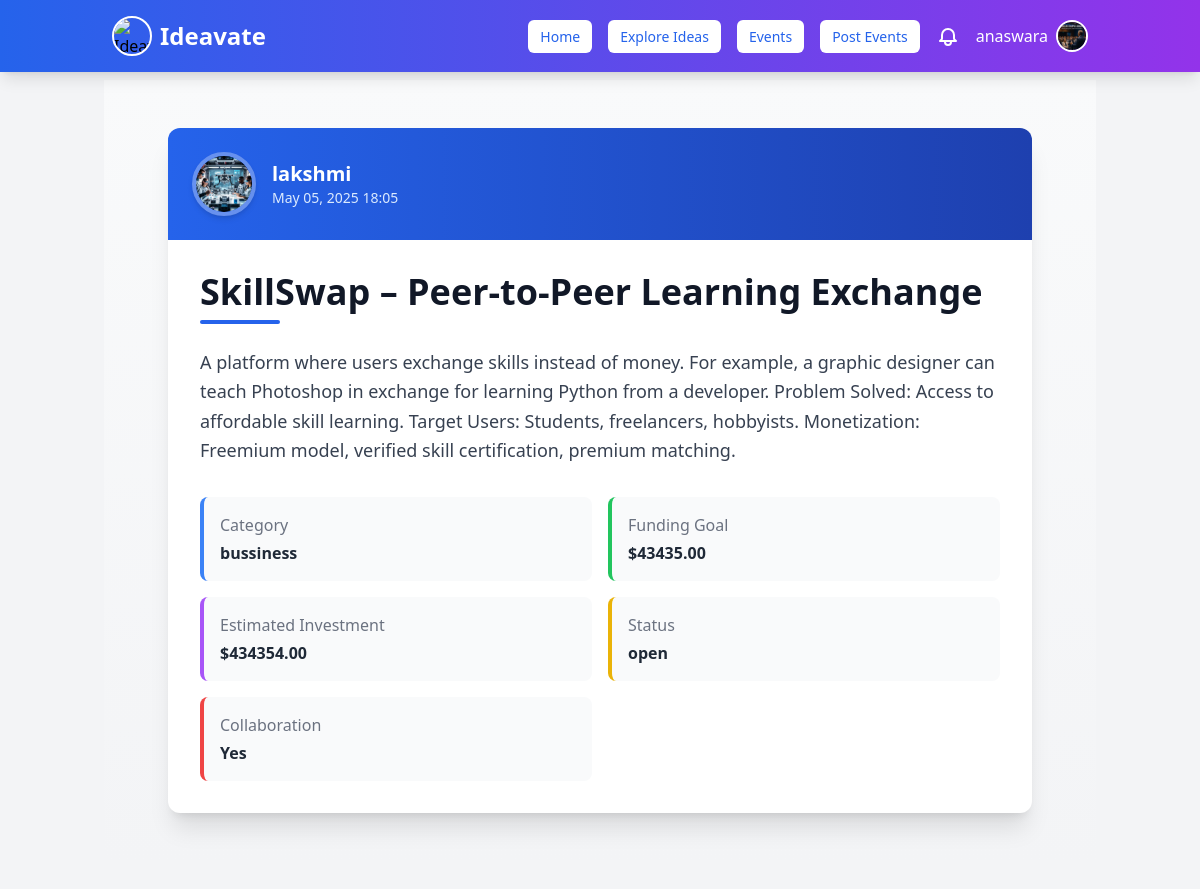
The page /ideas/39/ (signed in) on the database its author committed.
### myapp/models.py (models this page shows, shortened)
class User(AbstractUser):
    is_user = models.BooleanField(default=False)
    is_organization = models.BooleanField(default=False)
    groups = models.ManyToManyField(Group, related_name="custom_user_groups", blank=True)
    user_permissions = models.ManyToManyField(Permission, related_name="custom_user_permissions", blank=True)

class OrganizationProfile(models.Model):
    user = models.OneToOneField(User, on_delete=models.CASCADE, related_name="organization_profile")
    company_name = models.CharField(max_length=255, unique=True)
    description = models.TextField(blank=True, null=True)
    job_title = models.CharField(max_length=255)  # Role of the user in the company
    profile_picture = models.ImageField(upload_to="organization_profiles/", blank=True, null=True)
    class Meta:
        verbose_name = "Organization_Profile"
        verbose_name_plural = "Organization_Profiles"

class Idea(models.Model):
    user = models.ForeignKey(User, on_delete=models.CASCADE, related_name="ideas")
    idea_name = models.CharField(max_length=100)
    description = models.TextField(blank=True)
    category = models.CharField(max_length=100, blank=True, null=True)  # Example: Tech, Health, AI
    funding_goal = models.DecimalField(max_digits=10, decimal_places=2, null=True, blank=True)
    estimated_investment = models.DecimalField(max_digits=10, decimal_places=2, null=True, blank=True)
    collaboration = models.BooleanField(default=False)
    status = models.CharField(
        max_length=20,
        choices=[("open", "Open for Investment"), ("progress", "In Progress"), ("completed", "Completed")],
        default="open"
    )
    created_at = models.DateTimeField(auto_now_add=True)  # Timestamp when idea is posted
    updated_at = models.DateTimeField(auto_now=True)  # Timestamp when idea is modified
    class Meta:
        verbose_name = "Idea"
        verbose_name_plural = "Ideas"
        ordering = ["-created_at"]  # Show newest ideas first

class UserProfile(models.Model):
    user = models.OneToOneField(User, on_delete=models.CASCADE, related_name="user_profile")
    profession = models.CharField(max_length=255, blank=True, null=True)  # Example: Entrepreneur, Developer
    expertise = models.CharField(max_length=255, blank=True, null=True)  # Example: AI, Marketing, FinTech
    bio = models.TextField(blank=True, null=True)  # Short user description
    profile_picture = models.ImageField(upload_to="profile_pics/", blank=True, null=True)
    class Meta:
        verbose_name = "User Profile"
        verbose_name_plural = "User Profiles"

### myapp/views.py (the view)
# urls.py: path('ideas/<int:idea_id>/', views.idea_detail, name='idea_detail'),
@login_required(login_url='signin')
def idea_detail(request, idea_id):
    idea = get_object_or_404(Idea, id=idea_id)
    return render(request, "idea_detail.html", {"idea": idea})

### templates/idea_detail.html (shortened to what this page needs)
{% extends "navbar.html" %}
{% block content %}
<section class="py-12 bg-gradient-to-b from-gray-50 to-gray-100">
  <div class="container mx-auto max-w-4xl px-4">
    <div class="bg-white rounded-xl shadow-xl overflow-hidden transition-all duration-300 hover:shadow-2xl">
      <div class="bg-gradient-to-r from-blue-600 to-blue-800 p-6 flex items-center">
        <div class="relative">
          <a href="{% url 'user_profile' idea.user.username %}">
            {% if idea.user.user_profile.profile_picture %}
              <img src="{{ idea.user.user_profile.profile_picture.url }}"
                   alt="Profile Picture" class="w-16 h-16 rounded-full border-4 border-white/30 shadow-md mr-4">
            {% else %}
              <img src="https://via.placeholder.com/64"
                   alt="Default Profile Picture" class="w-16 h-16 rounded-full border-4 border-white/30 shadow-md mr-4">
            {% endif %}
          </a>
        </div>
        <div>
          <h2 class="text-xl font-semibold text-white">{{ idea.user.username }}</h2>
          <p class="text-blue-100 text-sm">{{ idea.created_at|date:"M d, Y H:i" }}</p>
        </div>
      </div>
      <div class="p-8">
        <div class="mb-6">
          <h1 class="text-3xl md:text-4xl font-bold text-gray-900 mb-2">{{ idea.idea_name }}</h1>
          <div class="h-1 w-20 bg-blue-600 rounded-full"></div>
        </div>
        <div class="prose max-w-none text-gray-700 mb-8">
          <p class="text-lg leading-relaxed">{{ idea.description }}</p>
        </div>
        <div class="grid grid-cols-1 md:grid-cols-2 gap-4">
          {% if idea.category %}
          <div class="bg-gray-50 rounded-lg p-4 border-l-4 border-blue-500">
            <h3 class="font-medium text-gray-500 mb-1">Category</h3>
            <p class="text-gray-800 font-semibold">{{ idea.category }}</p>
          </div>
          {% endif %}
          {% if idea.funding_goal %}
          <div class="bg-gray-50 rounded-lg p-4 border-l-4 border-green-500">
            <h3 class="font-medium text-gray-500 mb-1">Funding Goal</h3>
            <p class="text-gray-800 font-semibold">${{ idea.funding_goal }}</p>
          </div>
          {% endif %}
          {% if idea.estimated_investment %}
          <div class="bg-gray-50 rounded-lg p-4 border-l-4 border-purple-500">
            <h3 class="font-medium text-gray-500 mb-1">Estimated Investment</h3>
            <p class="text-gray-800 font-semibold">${{ idea.estimated_investment }}</p>
          </div>
          {% endif %}
          <div class="bg-gray-50 rounded-lg p-4 border-l-4 border-yellow-500">
            <h3 class="font-medium text-gray-500 mb-1">Status</h3>
            <p class="text-gray-800 font-semibold">{{ idea.status }}</p>
          </div>
          <div class="bg-gray-50 rounded-lg p-4 border-l-4 border-red-500">
            <h3 class="font-medium text-gray-500 mb-1">Collaboration</h3>
            <p class="text-gray-800 font-semibold">{% if idea.collaboration %}Yes{% else %}No{% endif %}</p>
          </div>
        </div>
      </div>
    </div>
  </div>
</section>
{% endblock %}

### templates/navbar.html (shortened to what this page needs)
{% load static %}
<!DOCTYPE html>
<html lang="en">
<head>
  <script src="https://cdn.tailwindcss.com"></script>
</head>
<body class="bg-gray-100">
  <nav class="bg-gradient-to-r from-blue-600 to-purple-600 shadow-lg py-4 fixed w-full top-0 z-50">
    <div class="container mx-auto flex flex-wrap justify-between items-center px-6">
      <div class="flex items-center space-x-2">
        <img class="h-10 w-10 rounded-full border-2 border-white object-cover"
             src="https://sdmntprsouthcentralus.oaiusercontent.com/files/00000000-0278-61f7-b4ea-7d10b20b69cb/raw?se=2025-05-05T21%3A30%3A44Z&sp=r&sv=2024-08-04&sr=b&scid=4c8e70e2-16cd-5abf-8647-44f968b0a672&skoid=f0c3f613-0f9b-4a8a-a29a-c1a910343ad7&sktid=a48cca56-e6da-484e-a814-9c849652bcb3&skt=2025-05-05T10%3A26%3A38Z&ske=2025-05-06T10%3A26%3A38Z&sks=b&skv=2024-08-04&sig=podV5K3xPyxlE5dahytUbL3hhyrzo/4smHO7KBfd/F4%3D"
             alt="Ideavate Logo">
        <a href="{% url 'home' %}" class="text-white text-2xl font-bold hover:opacity-90 transition">Ideavate</a>
      </div>
      <div id="nav-links" class="w-full md:flex md:items-center md:w-auto hidden">
        <div class="flex flex-col md:flex-row md:space-x-4 w-full md:w-auto items-center">
          {% if user.is_authenticated %}
            {% if user.is_superuser %}
              <a href="{% url 'admin_dashboard' %}" class="nav-button">Admin Dashboard</a>
            {% else %}
              {% if user.is_user %}
                <a href="{% url 'home' %}" class="nav-button">Home</a>
                <a href="{% url 'idea_list' %}" class="nav-button">Explore Ideas</a>
                <a href="{% url 'post_idea' %}" class="nav-button">Post An Idea</a>
                <a href="{% url 'events' %}" class="nav-button">Events</a>
              {% elif user.is_organization %}
                <a href="{% url 'home' %}" class="nav-button">Home</a>
                <a href="{% url 'idea_list' %}" class="nav-button">Explore Ideas</a>
                <a href="{% url 'events' %}" class="nav-button">Events</a>
                <a href="{% url 'post_event' %}" class="nav-button">Post Events</a>
              {% endif %}
              <a href="{% url 'notifications' %}" class="relative text-white hover:text-blue-300">
              </a>
              <div class="relative flex items-center space-x-2 ml-2">
                <span class="text-white font-medium">{{ user.username }}</span>
                <button onclick="toggleDropdown(event)" class="focus:outline-none">
                  {% if user.is_user and user.user_profile.profile_picture %}
                    <img
                      src="{{ user.user_profile.profile_picture.url }}"
                      alt="Profile"
                      class="h-8 w-8 rounded-full border-2 border-white object-cover"
                    />
                  {% elif user.is_organization and user.organization_profile.profile_picture %}
                    <img
                      src="{{ user.organization_profile.profile_picture.url }}"
                      alt="Company"
                      class="h-8 w-8 rounded-full border-2 border-white object-cover"
                    />
                  {% else %}
                    <img
                      src="{% static 'images/default-profile.png' %}"
                      alt="Default"
                      class="h-8 w-8 rounded-full border-2 border-white object-cover"
                    />
                  {% endif %}
                </button>
              </div>
            {% endif %}
          {% else %}
            <a href="{% url 'signin' %}" class="nav-button">Sign In</a>
            <a href="{% url 'signup' %}" class="nav-button">Sign Up</a>
          {% endif %}
        </div>
      </div>
    </div>
  </nav>
  <div class="container mx-auto px-4 py-20">
    {% block content %}{% endblock %}
  </div>
</body>
</html>

### templates/navbar.html (style rules this page uses)
.nav-button { padding: 6px 12px; font-size: 14px; background: white; color: #2563eb; font-weight: 500; border-radius: 6px; transition: background 0.3s ease-in-out; }

### rows shown on the page
User: username "anaswara", organization_profile.profile_picture (picture)
Idea: user.user_profile.profile_picture (picture), user.username "lakshmi", created_at "May 05, 2025 18:05", idea_name "SkillSwap – Peer-to-Peer Learning Exchange", description "A platform where users exchange skills instead of money. For example, a graphic designer can teach Photoshop in exchange for learning Python from a developer. Problem Solved: Access to affordable skill learning. Target Users: Students, freelancers, hobbyists. Monetization: Freemium model, verified skill certification, premium matching.", category "bussiness", funding_goal "43435.00", estimated_investment "434354.00", status "open"
